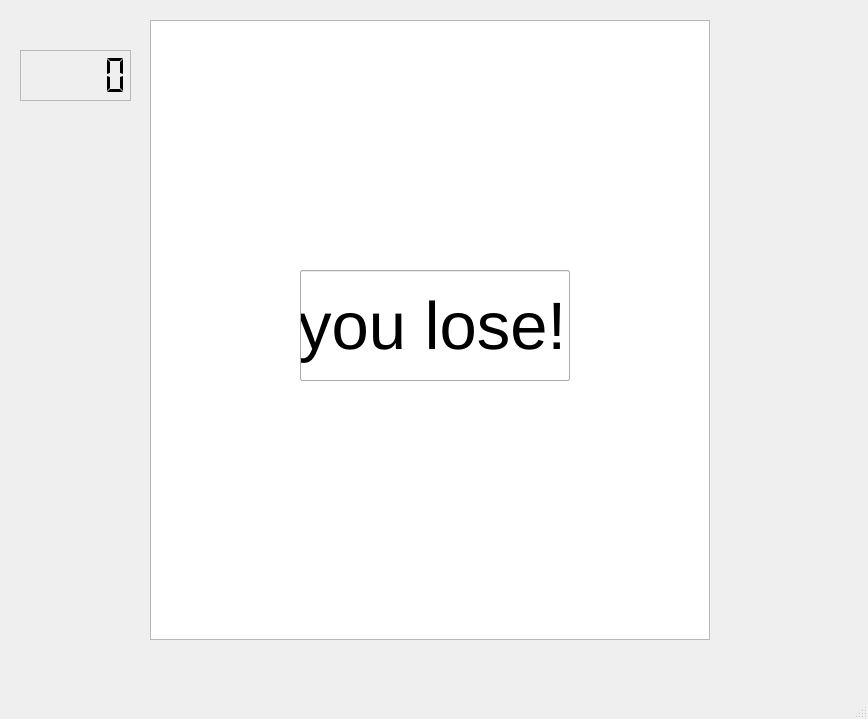
<?xml version="1.0" encoding="UTF-8"?>
<ui version="4.0">
 <class>game</class>
 <widget class="QMainWindow" name="game">
  <property name="geometry">
   <rect>
    <x>0</x>
    <y>0</y>
    <width>868</width>
    <height>719</height>
   </rect>
  </property>
  <property name="windowTitle">
   <string>MainWindow</string>
  </property>
  <widget class="QWidget" name="centralwidget">
   <widget class="QGraphicsView" name="graphicsView">
    <property name="geometry">
     <rect>
      <x>150</x>
      <y>20</y>
      <width>560</width>
      <height>620</height>
     </rect>
    </property>
   </widget>
   <widget class="QLCDNumber" name="lcd">
    <property name="geometry">
     <rect>
      <x>20</x>
      <y>50</y>
      <width>111</width>
      <height>51</height>
     </rect>
    </property>
    <property name="frameShape">
     <enum>QFrame::StyledPanel</enum>
    </property>
    <property name="digitCount">
     <number>5</number>
    </property>
    <property name="segmentStyle">
     <enum>QLCDNumber::Flat</enum>
    </property>
   </widget>
   <widget class="QLineEdit" name="line">
    <property name="geometry">
     <rect>
      <x>300</x>
      <y>270</y>
      <width>270</width>
      <height>111</height>
     </rect>
    </property>
    <property name="font">
     <font>
      <family>Ubuntu</family>
      <pointsize>50</pointsize>
      <weight>75</weight>
      <bold>true</bold>
     </font>
    </property>
    <property name="text">
     <string>you win!</string>
    </property>
   </widget>
   <widget class="QLineEdit" name="line2">
    <property name="geometry">
     <rect>
      <x>300</x>
      <y>270</y>
      <width>270</width>
      <height>111</height>
     </rect>
    </property>
    <property name="font">
     <font>
      <pointsize>50</pointsize>
     </font>
    </property>
    <property name="text">
     <string>you lose!</string>
    </property>
   </widget>
  </widget>
  <widget class="QMenuBar" name="menubar">
   <property name="geometry">
    <rect>
     <x>0</x>
     <y>0</y>
     <width>868</width>
     <height>22</height>
    </rect>
   </property>
  </widget>
  <widget class="QStatusBar" name="statusbar"/>
 </widget>
 <resources/>
 <connections/>
</ui>
